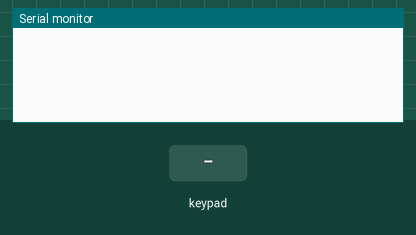
The sketch below on a simulated Arduino Uno, built with avr-gcc and run on an emulated ATmega328P. Parts: the last lines printed to the serial monitor. The test bench sets the inputs (shaded band).

Above: at 1.2 s.
1.3 s: key '1' pressed
At 1.8 s:
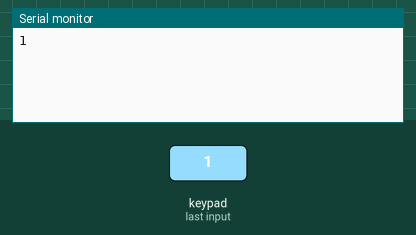
2.8 s: keypad keys 1 3 1 2 1 1 1 0 # pressed 0.4 s apart
At 6.7 s:
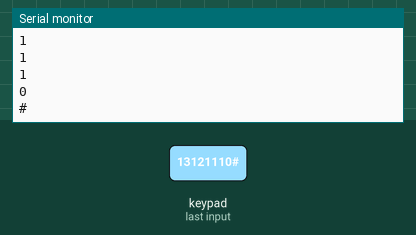
7.9 s: key 'A' pressed
At 9.1 s:
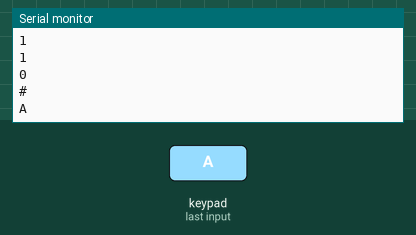
9.4 s: keypad keys 1 3 1 2 1 1 1 0 * pressed 0.4 s apart
At 14.0 s:
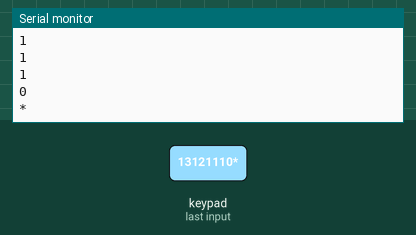
14.5 s: key 'B' pressed
At 15.4 s:
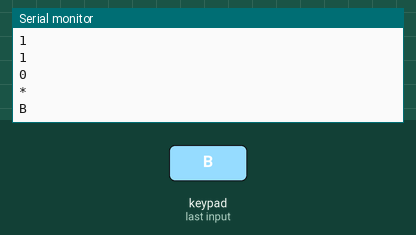
16.0 s: keypad keys 1 3 1 2 1 1 1 0 D pressed 0.4 s apart
At 20.2 s:
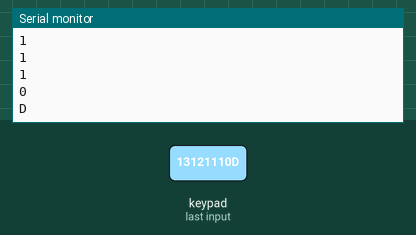
Timing chart, 0 to 21.7 s (numbered marks = the images above; inputs shaded):
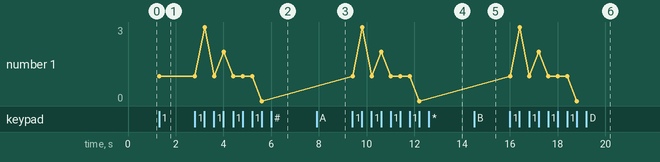

The sketch:

LV10_ZAD01.ino
```cpp
#include <Keypad.h> // Dodavanje Keypad.h biblioteke
const byte ROWS = 4; // Definiranje broja redaka tipkovnice
const byte COLS = 4; // Definiranje broja stupaca tipkovnice
char keys[ROWS][COLS] = { // U dvodimenzionalno polje definirati
  { '1','2','3','A' }, // oznaku svake tipke
  { '4','5','6','B' },
  { '7','8','9','C' },
  { '*','0','#','D' },
};

byte rowPins[ROWS] = { 13, 12, 11, 10 }; // Definiramo pinove na koji

byte colPins[COLS] = { 9, 8, 7, 6 }; // Definiramo pinove na koji

//Kreiranje tipkovnice
Keypad kpd = Keypad(makeKeymap(keys), rowPins, colPins, ROWS, COLS);


void setup(){
  Serial.begin(9600);
}

void loop(){
  char key = kpd.getKey();  // Očitanje pritisnute tipke
  if (key){  // Ako je registrirana pritisnuta tipka ispiši njenu vrijednost
    Serial.println(key);
  }
}
```

Measured:
- after the input at 1.3 s, the serial monitor: prints a new line at once (image 1)
- after the input at 2.8 s, the serial monitor: prints a new line after 0.41 s (image 2)
- after the input at 7.9 s, the serial monitor: prints a new line at once (image 3)
- after the input at 9.4 s, the serial monitor: prints a new line at once (image 4)
- after the input at 14.5 s, the serial monitor: prints a new line at once (image 5)
- after the input at 16.0 s, the serial monitor: prints a new line at once (image 6)
- plotted number 1: 1 → 0 after the input at 2.8 s
